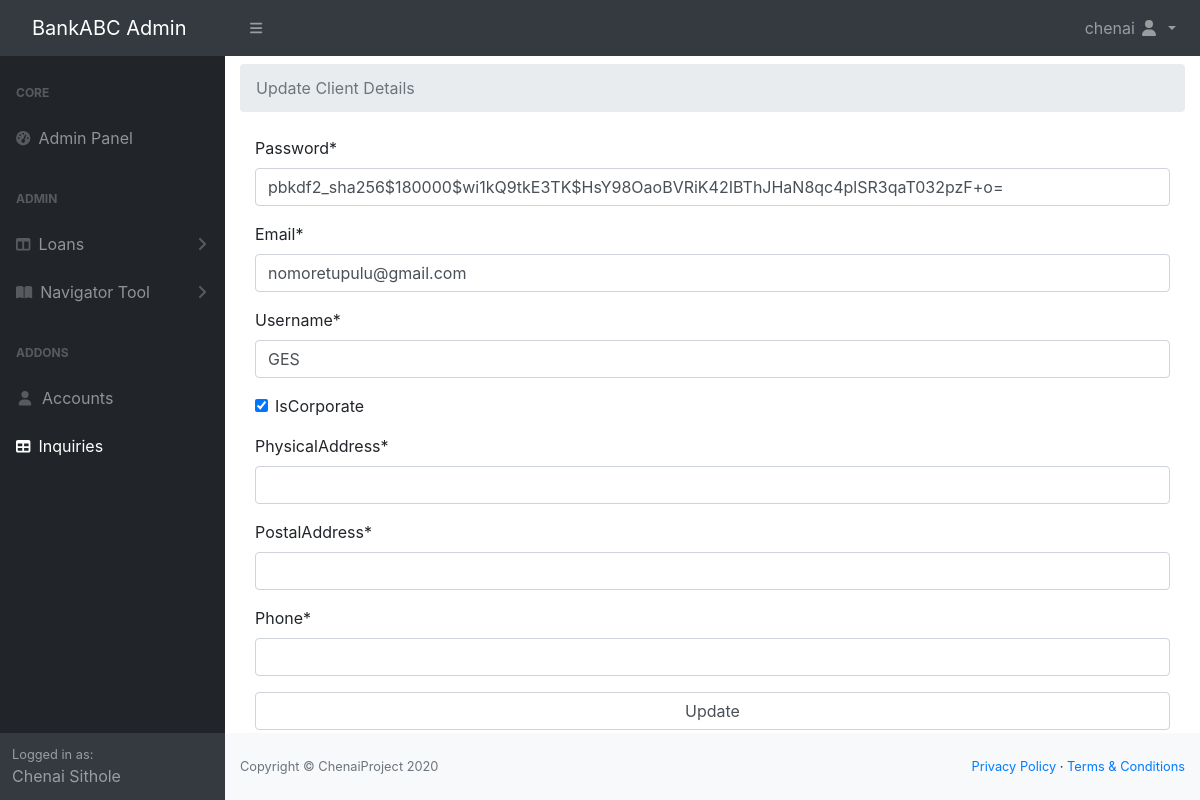
The app's page /user_update/2 (signed in) with its own data.
### bank/models.py (models this page shows, shortened)
class Account(AbstractBaseUser):
    email = models.EmailField(
        verbose_name='email', max_length=60, unique=True)
    username = models.CharField(max_length=30, unique=True)
    isCorporate = models.BooleanField(default=False)
    physicalAddress = models.CharField(max_length=60)
    postalAddress = models.CharField(max_length=60)
    phone = models.CharField(max_length=30)
    date_joined = models.DateTimeField(
        verbose_name='date joined', auto_now_add=True)
    last_login = models.DateTimeField(
        verbose_name='last login', auto_now=True)
    is_active = models.BooleanField(default=True)
    is_staff = models.BooleanField(default=False)
    is_admin = models.BooleanField(default=False)
    is_superuser = models.BooleanField(default=False)
    USERNAME_FIELD = 'email'
    REQUIRED_FIELDS = ['username', 'isCorporate']
    objects = MyAccountManager()
    class Meta:
        verbose_name = _('user')
        verbose_name_plural = _('users')

### bank/views.py (the view)
# urls.py: path('user_update/<int:pk>', user_update, name='user_update'),
@login_required
def user_update(request,pk):
    if not request.user.is_superuser:
        return redirect('bank:account')
    context = {}
    account = Account.objects.get(pk=pk)
    if request.method == 'POST':
        try:
            form = AccountUpdateForm(request.POST, instance=account)
            context['account'] = account
            if form.is_valid():
                form.save()
            context['form'] = form
            return redirect('bank:user_update', pk=pk)
        except Exception as e:
           print(e)
           return redirect('bank:user_update', pk=pk)
    else:
        form = AccountUpdateForm(instance=account)
        context['form'] = form
        return render(request, 'sys_admin/user_update_form.html', context)

### bank/forms.py (shortened to what this page needs)
class AccountUpdateForm(forms.ModelForm):
    class Meta:
        model = Account
        exclude = ['is_active', 'is_staff', 'is_admin', 'is_superuser']

### bank/templates/sys_admin/user_update_form.html
{% extends "sys_admin/base.html" %} {% load crispy_forms_tags %} {% load static %} {% block main %}
<ol class="breadcrumb mb-4 mt-2">
    <li class="breadcrumb-item active">Update Client Details</li>
</ol>
<div class="container">
    <form method="post">
        {% csrf_token %} {{form|crispy}}
        <input class="form-control" type="submit" value="Update">
    </form>
</div>
{% endblock main %}

### bank/templates/sys_admin/base.html (shortened to what this page needs)
{% load static %}
<!DOCTYPE html>
<html lang="en">
<head>
    <link href="{% static 'sys_admin/css/styles.css' %}" rel="stylesheet" />
    <link rel="stylesheet" href="{% static 'bootstrap441/css/bootstrap.min.css' %}" />
    <link rel="stylesheet" href="{% static 'fontawesome513/css/all.css' %}" />
</head>
<body class="sb-nav-fixed">
    <nav class="sb-topnav navbar navbar-expand navbar-dark bg-dark">
        <a class="navbar-brand" href="{% url 'bank:dashboard' %}">BankABC Admin</a>
        <button class="btn btn-link btn-sm order-1 order-lg-0" id="sidebarToggle" href="#">
            <i class="fas fa-bars"></i>
            </button>
        <ul class="navbar-nav ml-auto">
            <li class="nav-item dropdown">
                <a class="nav-link dropdown-toggle" id="userDropdown" href="{% url 'bank:dashboard' %}" role="button" data-toggle="dropdown" aria-haspopup="true" aria-expanded="false">
                    <span>{{ request.user.username }}</span>
                    <i class="fas fa-user fa-fw"></i>
                </a>
            </li>
        </ul>
    </nav>
    <div id="layoutSidenav">
        <div id="layoutSidenav_nav">
            <nav class="sb-sidenav accordion sb-sidenav-dark" id="sidenavAccordion">
                <div class="sb-sidenav-menu">
                    <div class="nav">
                        <div class="sb-sidenav-menu-heading">Core</div>
                        <a class="nav-link" href="{% url 'bank:dashboard' %}">
                            <div class="sb-nav-link-icon"><i class="fas fa-tachometer-alt"></i></div>
                            Admin Panel</a>
                        <div class="sb-sidenav-menu-heading">Admin</div>
                        <a class="nav-link collapsed" href="#" data-toggle="collapse" data-target="#collapseLayouts" aria-expanded="false" aria-controls="collapseLayouts">
                            <div class="sb-nav-link-icon">
                                <i class="fas fa-columns"></i>
                            </div>
                            Loans
                            <div class="sb-sidenav-collapse-arrow"><i class="fas fa-angle-down"></i></div>
                        </a>
                        <a class="nav-link collapsed" href="#" data-toggle="collapse" data-target="#collapsePages" aria-expanded="false" aria-controls="collapsePages">
                            <div class="sb-nav-link-icon"><i class="fas fa-book-open"></i></div>
                            Navigator Tool
                            <div class="sb-sidenav-collapse-arrow"><i class="fas fa-angle-down"></i></div>
                        </a>
                        <div class="sb-sidenav-menu-heading">Addons</div>
                        <a class="nav-link" href="{% url 'bank:user_list' %}">
                            <div class="sb-nav-link-icon"><i class="fas fa-user fa-fw"></i></div>
                            Accounts</a>
                        <a class="nav-link" href="">
                            <div class="sb-nav-link-icon"><i class="fas fa-table"></i></div>
                            Inquiries</a>
                    </div>
                </div>
                <div class="sb-sidenav-footer">
                    <div class="small">Logged in as:</div>
                    Chenai Sithole
                </div>
            </nav>
        </div>
        <div id="layoutSidenav_content">
            <main>
                <div class="container-fluid">
                    {% block main %} {% endblock main %}
                </div>
            </main>
            <footer class="py-4 bg-light mt-auto">
                <div class="container-fluid">
                    <div class="d-flex align-items-center justify-content-between small">
                        <div class="text-muted">Copyright &copy; ChenaiProject
                        </div>
                        <div>
                            <a href="#">Privacy Policy</a> &middot;
                            <a href="#">Terms &amp; Conditions</a>
                        </div>
                    </div>
                </div>
            </footer>
        </div>
    </div>
</body>
</html>

### records on screen
Account: user.username "chenai"
Account: password "pbkdf2_sha256$180000$wi1kQ9tkE3TK$HsY98OaoBVRiK42IBThJHaN8qc4plSR3qaT032pzF+o=", email "nomoretupulu@gmail.com", username "GES", isCorporate "☑"
